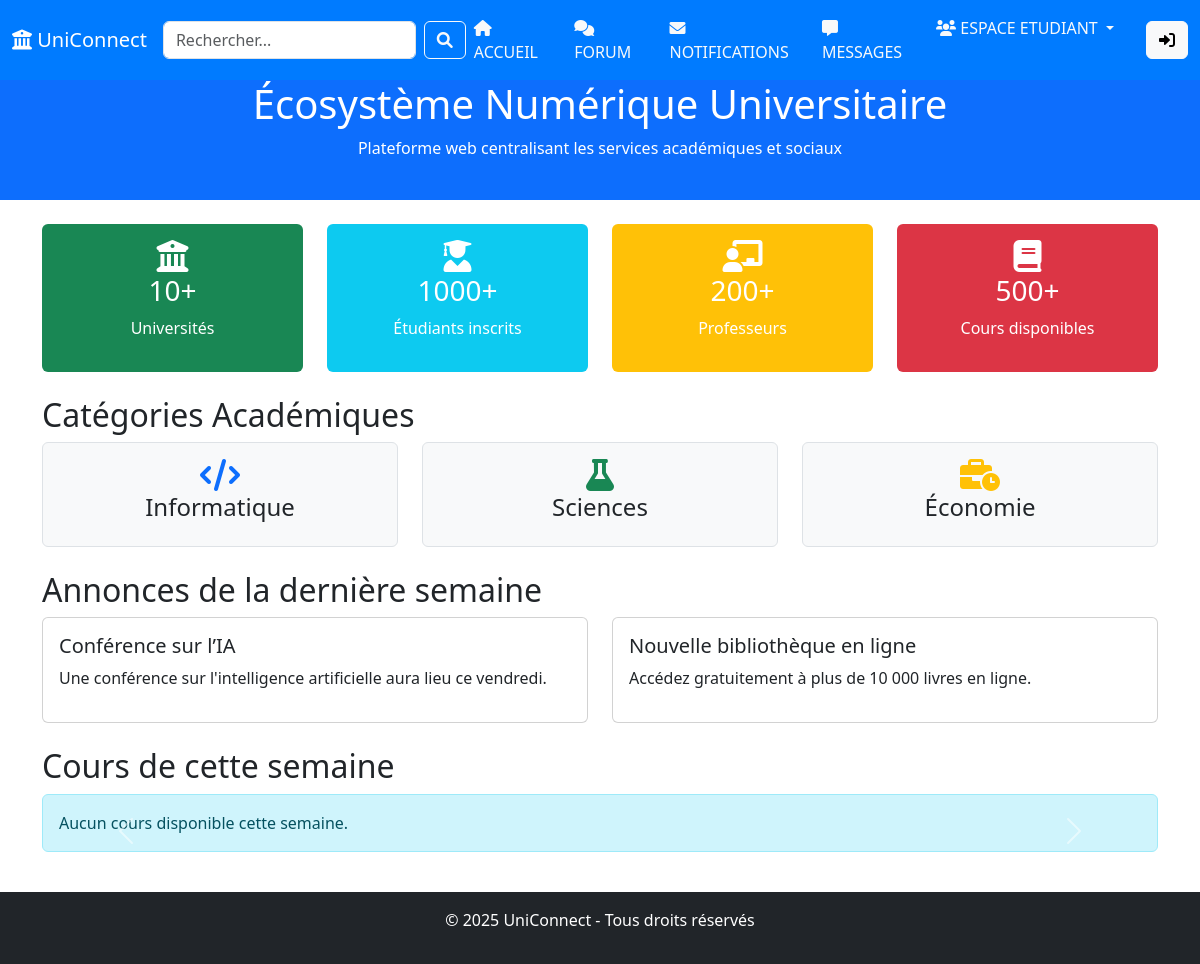
The app's page /home/index.php, older data.
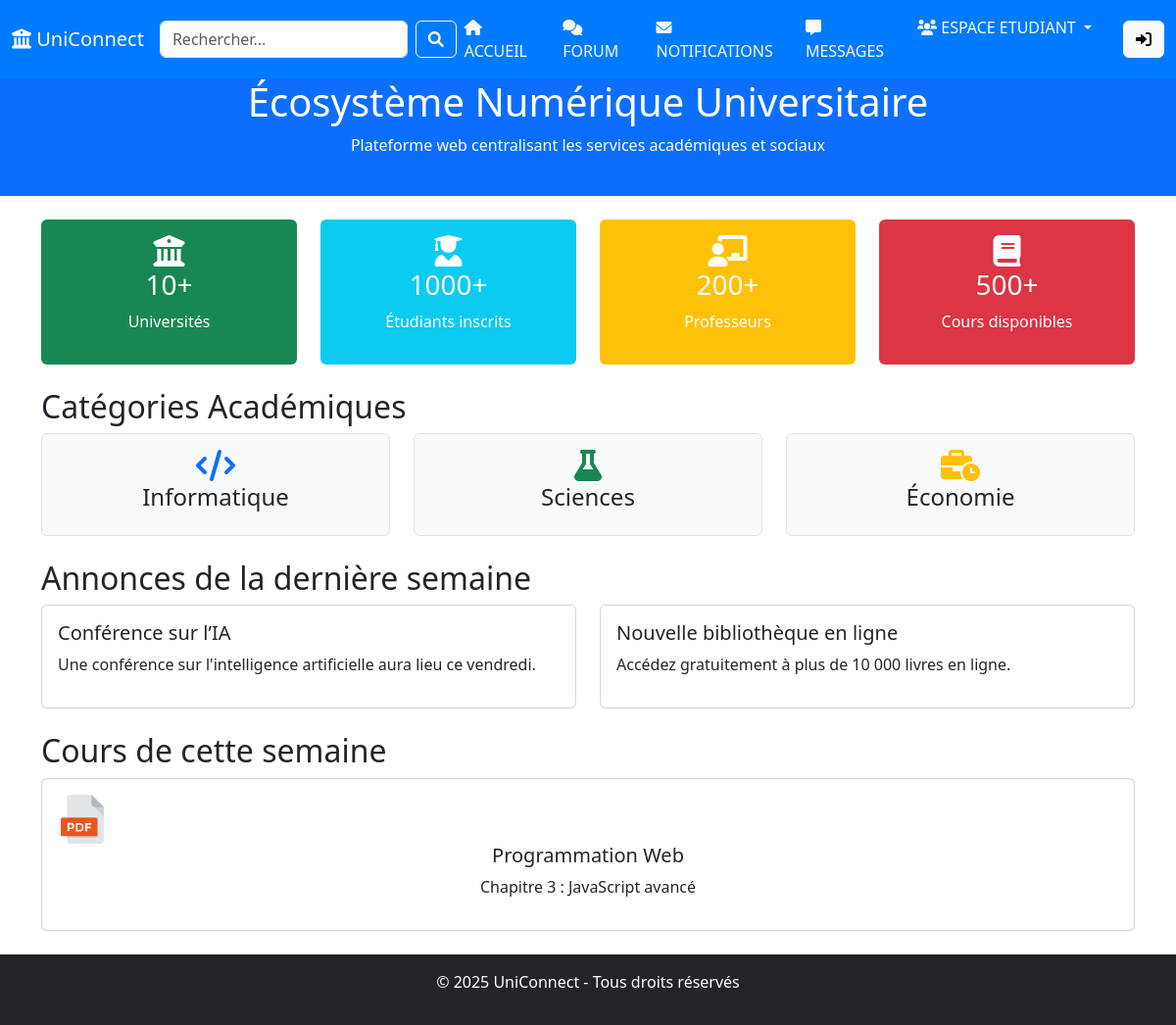
The same page, newer data.
### tables this page shows
CREATE TABLE `cours` (
  `id` int(11) NOT NULL,
  `titre` varchar(255) NOT NULL,
  `description` text DEFAULT NULL,
  `date_debut` date DEFAULT NULL,
  `date_fin` date DEFAULT NULL,
  `filiere_id` int(11) NOT NULL
);

### home/section-root.php (the view, shortened to what this page needs)
<?php
    include '../db.php';
    $sql = "SELECT titre, description, date_debut FROM cours WHERE date_debut >= CURDATE() - INTERVAL 7 DAY ORDER BY date_debut DESC LIMIT 6";
    $result = $conn->query($sql);
    $cours = [];
    while ($row = $result->fetch_assoc()) {
        $cours[] = $row;
    }
?>
<header class="bg-primary text-white p-4 text-center">
    <h1>Écosystème Numérique Universitaire</h1>
    <p>Plateforme web centralisant les services académiques et sociaux</p>
</header>
<main class="container mt-4">
    <section class="row text-center">
        <div class="col-md-3">
            <div class="stat-box bg-success text-white p-3 rounded">
                <i class="fas fa-university fa-2x"></i>
                <h3>10+</h3>
                <p>Universités</p>
            </div>
        </div>
        <div class="col-md-3">
            <div class="stat-box bg-info text-white p-3 rounded">
                <i class="fas fa-user-graduate fa-2x"></i>
                <h3>1000+</h3>
                <p>Étudiants inscrits</p>
            </div>
        </div>
        <div class="col-md-3">
            <div class="stat-box bg-warning text-white p-3 rounded">
                <i class="fas fa-chalkboard-teacher fa-2x"></i>
                <h3>200+</h3>
                <p>Professeurs</p>
            </div>
        </div>
        <div class="col-md-3">
            <div class="stat-box bg-danger text-white p-3 rounded">
                <i class="fas fa-book fa-2x"></i>
                <h3>500+</h3>
                <p>Cours disponibles</p>
            </div>
        </div>
    </section>
    <section class="mt-4">
        <h2>Catégories Académiques</h2>
        <div class="row">
            <div class="col-md-4">
                <div class="category-card p-3 bg-light text-center border rounded">
                    <i class="fas fa-code fa-2x text-primary"></i>
                    <h4>Informatique</h4>
                </div>
            </div>
            <div class="col-md-4">
                <div class="category-card p-3 bg-light text-center border rounded">
                    <i class="fas fa-flask fa-2x text-success"></i>
                    <h4>Sciences</h4>
                </div>
            </div>
            <div class="col-md-4">
                <div class="category-card p-3 bg-light text-center border rounded">
                    <i class="fas fa-business-time fa-2x text-warning"></i>
                    <h4>Économie</h4>
                </div>
            </div>
        </div>
    </section>
    <section class="mt-4">
        <h2>Annonces de la dernière semaine</h2>
        <div class="row">
            <div class="col-md-6">
                <div class="card p-3">
                    <h5>Conférence sur l’IA</h5>
                    <p>Une conférence sur l'intelligence artificielle aura lieu ce vendredi.</p>
                </div>
            </div>
            <div class="col-md-6">
                <div class="card p-3">
                    <h5>Nouvelle bibliothèque en ligne</h5>
                    <p>Accédez gratuitement à plus de 10 000 livres en ligne.</p>
                </div>
            </div>
        </div>
    </section>
    <section class="mt-4">
        <h2>Cours de cette semaine</h2>
        <div id="coursCarousel" class="carousel slide" data-bs-ride="carousel">
            <div class="carousel-inner">
                <?php if (!empty($cours)): ?>
                    <?php foreach ($cours as $index => $cours_item): ?>
                        <div class="carousel-item <?php echo $index === 0 ? 'active' : ''; ?>">
                            <div class="card p-3 text-center">
                                <img src="../images/pdf.png" class="img-fluid" style="width: 50px; height: 50px;" alt="Cours en PDF">
                                <h5><?php echo htmlspecialchars($cours_item['titre']); ?></h5>
                                <p><?php echo htmlspecialchars($cours_item['description']); ?></p>
                            </div>
                        </div>
                    <?php endforeach; ?>
                <?php else: ?>
                    <div class="carousel-item active">
                        <div class="alert alert-info">Aucun cours disponible cette semaine.</div>
                    </div>
                <?php endif; ?>
            </div>
            <a class="carousel-control-prev" href="#coursCarousel" role="button" data-bs-slide="prev">
                <span class="carousel-control-prev-icon" aria-hidden="false"></span>
            </a>
            <a class="carousel-control-next" href="#coursCarousel" role="button" data-bs-slide="next">
                <span class="carousel-control-next-icon" aria-hidden="false"></span>
            </a>
        </div>
    </section>
</main>

Row changes from the older to the newer data that the page shows:
added cours: titre "Programmation Web", description "Chapitre 3 : JavaScript avancé"
Text that changed along with them:
text no longer shown: "Aucun cours disponible cette semaine."
